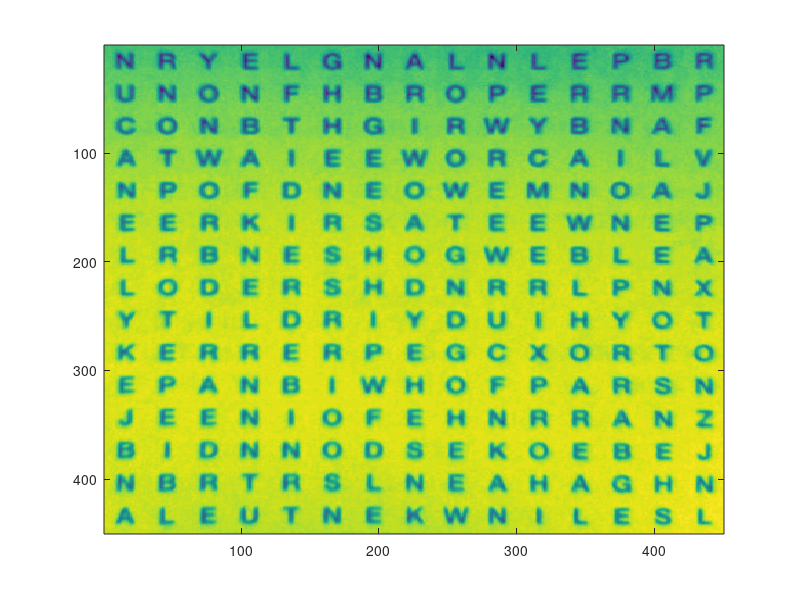

MATLAB code to generate this figure: (Note: this script raises an error after producing the figure.)
function trial1()
	load assignment2.mat

	imagesc(reshape(test1,450,450));
	for i=1:size(words)(1)
		search_word(words(i),test1, train_data, train_labels)
	end
end

function search_word(word,img_vector, train_data, train_labels)
alphabet = ['A' 'B' 'C' 'D' 'E' 'F' 'G' 'H' 'I' 'J' 'K' 'L' 'M' 'N' 'O' 'P' 'Q' 'R' 'S' 'T' 'U' 'V' 'W' 'X' 'Y' 'Z' ' '];


	% 1. Preprocessing
	pixel_features = [];    % each row is a sample of 900 pixel values

	% 1.1 Loop through each 30x30 square 
	for r=1:15
		for c=1:15
		    r_start = ((r*30)-29);
		    r_end = r*30;
		    c_start = ((c*30)-29);
		    c_end = c*30;

			% 1.2 Extract the 30x30 matrix of pixels which are sqaure slice of the image and it to bottom of pixel_features matrix
		    img_matrix = reshape(img_vector(r_start:r_end,c_start:c_end),1,[]);		
		    pixel_features = vertcat(pixel_features,img_matrix);	
		end
	end

	% 2. Classification
	% 2.1 Convert to a vector labels of 225 letters

	% find reduced training set
	labels = classify(train_data,train_labels,pixel_features);
	labels = alphabet(labels);

	% 2.2 Reshape this vector to a 15x15 matrix of letters
	labels = transpose(reshape(labels,15,15));

	% 3. Select a search word
	word = char(word)

	% 4. Perform the search
	[ start_row, start_col, end_row, end_col ] = search_labels(labels,word);

	% 5. Display the result
	% imagesc(reshape(img_vector,450,450));

	% 5.1 Convert the start/end rows/cols to pixel coordinates where each pixel is the center of that character square
	y1 = 14+30*(start_row-1)
	x1 = 14+30*(start_col-1)
	y2 = 14+30*(end_row-1)
	x2 = 14+30*(end_col-1)


	hold on
	% plot([1,450],[450,1]);
	plot([x1,x2],[y1,y2])
	colormap(gray);
end
